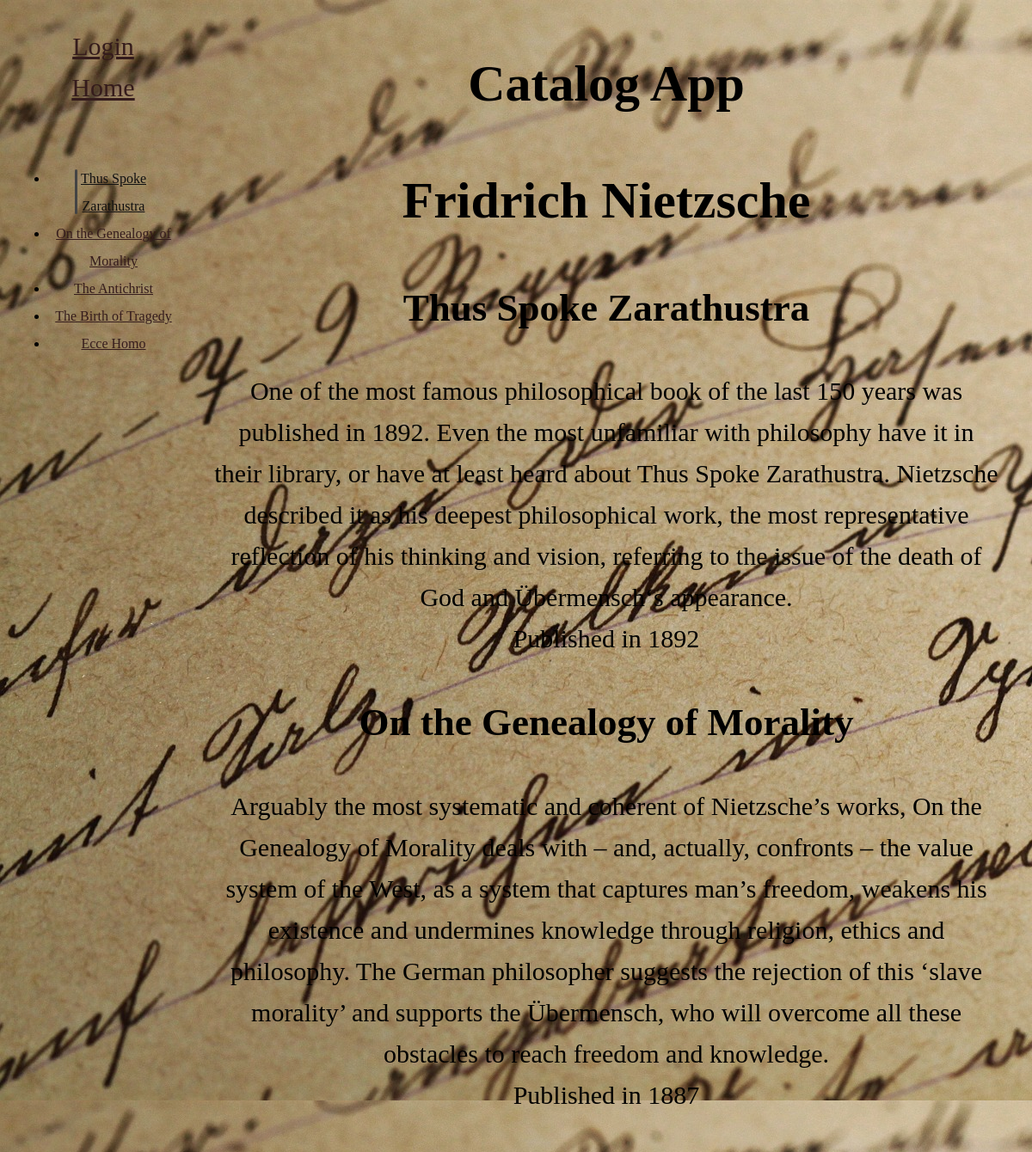
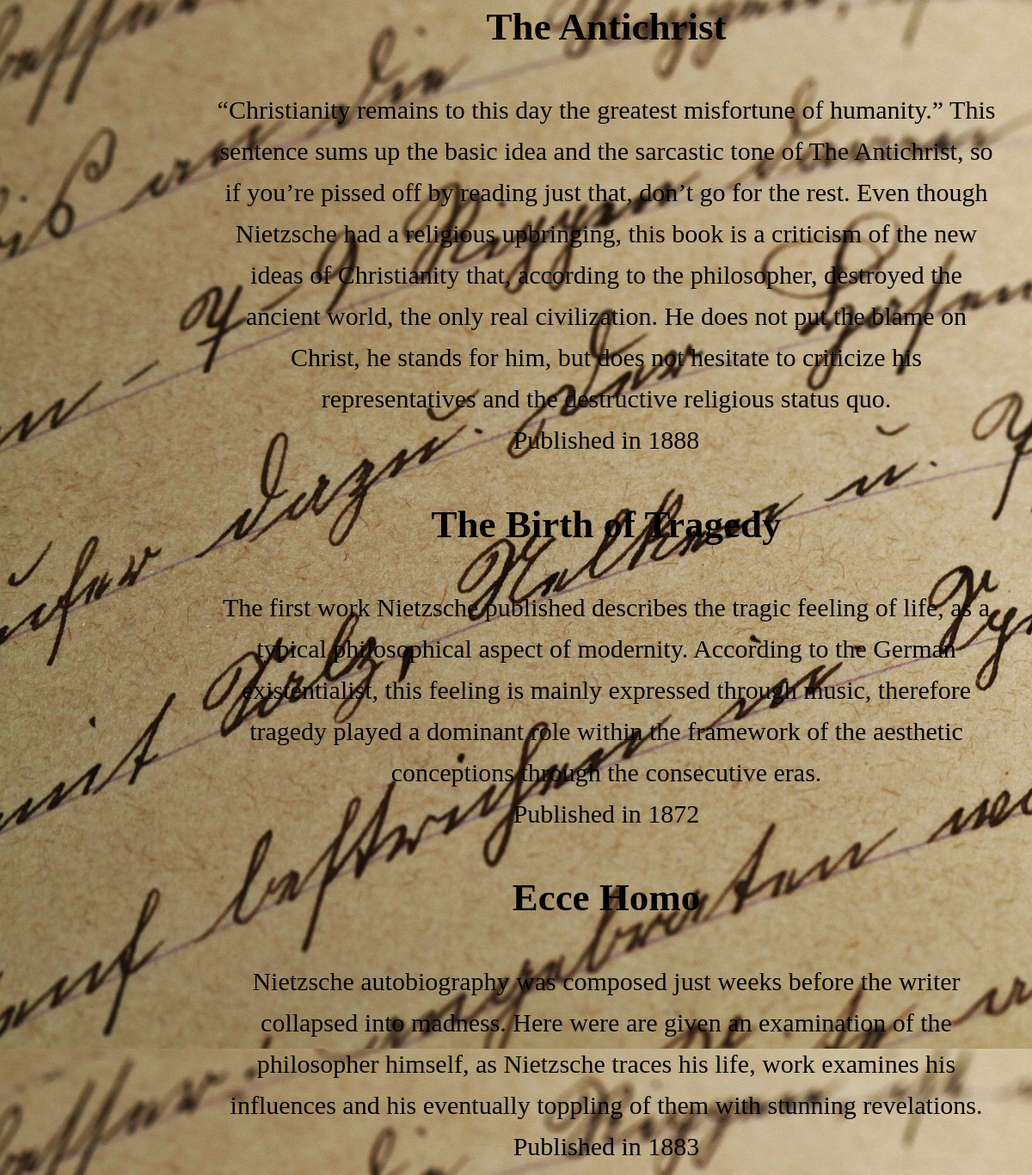
The app's page /catalog/Fridrich Nietzsche/item/ with its own data (2 pictures, top to bottom).
### setupDatabase.py (models this page shows, shortened)
class Catalog(Base):
    __tablename__ = 'catalog'
    id = Column(Integer, primary_key=True)
    catalogname = Column(String(250), nullable=False)
    user_id = Column(Integer, ForeignKey('user.id'))
    user = relationship(User)
    description = Column(String(500))
    item = relationship('Item', cascade='all, delete-orphan')

class Item(Base):
    __tablename__ = 'item'
    itemname = Column(String(80), nullable=False)
    id = Column(Integer, primary_key=True)
    description = Column(String(500))
    year = Column(String(8))
    catalogname = Column(String(80), ForeignKey('catalog.catalogname'))
    catalog = relationship(Catalog)
    user_id = Column(Integer, ForeignKey('user.id'))
    user = relationship(User)

### catalogApp.py (the view)
@app.route('/catalog/<string:catalogname>/item/')
def showItem(catalogname):
    catalog = session.query(Catalog).filter_by(catalogname=catalogname).one()
    item = session.query(Item).filter_by(catalogname=catalog.catalogname)
    return render_template(
        'item.html', item=item, catalog=catalog, catalogname=catalogname)

### templates/item.html (shortened to what this page needs)
{% extends "main.html" %}
{% block content %}
{% include "header.html" %}
<div><h1>{{catalog.catalogname}}</h1></div>
<nav class="toc">
	<ul>
		{% for i in item %}
		<li>
			<a href='#{{i.itemname}}'>{{i.itemname}}</a>
    	</li>
    	{% endfor %}
    </ul>
    <svg class="toc-marker" width="200" height="200" xmlns="http://www.w3.org/2000/svg">
    	<path stroke="#444" stroke-width="3" fill="transparent" stroke-dasharray="0, 0, 0, 1000" stroke-linecap="round" stroke-linejoin="round" transform="translate(-0.5, -0.5)" />
  </svg>
</nav>
<article class="content">
	{% for i in item %}
	<div id = '{{i.itemname}}'><h2>{{i.itemname}}</h2></div>
	<div>{{i.description}}</div>
	<div>Published in {{i.year}}</div>
	{% endfor %}
</div>
{% endblock %}

### templates/main.html (shortened to what this page needs)
<!DOCTYPE html>
<html lang="en">
<head>
	<link rel=stylesheet type=text/css href="{{ url_for('static', filename='css/styles.css') }}">
</head>
<body>
	<div class="container">
		{% block content %}
		{% endblock %}
</body>
</html>

### templates/header.html
<div class="appName">
	<h1>Catalog App</h1>
</div>
<div class="button loginout">
	<div>
	{%if 'username' not in session %}
	<a href="{{url_for('showLogin')}}">Login </a>
	{% else %}
	<a href="{{url_for('gdisconnect')}}">Logout </a>
	{% endif %}
</div>
<div>
	<a href="{{url_for('showCatalog')}}">Home</a>
</div>
</div>

### static/css/styles.css (style rules this page uses)
* { box-sizing: border-box; }
body { padding: 1px 1em 1px 8em; font-size: 30px; line-height: 1.6; color: black; text-align: center; background-image: url("/static/img/texture-1362879_1920.jpg"); }
.loginout { position: fixed; left: 0; top: 0; padding: 1em; width: 8em; }
a { color: #351c1c; }

### records on screen
Catalog: catalogname "Fridrich Nietzsche"
Item: itemname "Thus Spoke Zarathustra", description "One of the most famous philosophical book of the last 150 years was published in 1892. Even the most unfamiliar with philosophy have it in their library, or have at least heard about Thus Spoke Zarathustra. Nietzsche described it as his deepest philosophical work, the most representative reflection of his thinking and vision, referring to the issue of the death of God and Übermensch‘s appearance.", year "1892"
Item: itemname "On the Genealogy of Morality", description "Arguably the most systematic and coherent of Nietzsche’s works, On the Genealogy of Morality deals with – and, actually, confronts – the value system of the West, as a system that captures man’s freedom, weakens his existence and undermines knowledge through religion, ethics and philosophy. The German philosopher suggests the rejection of this ‘slave morality’ and supports the Übermensch, who will overcome all these obstacles to reach freedom and knowledge.", year "1887"
Item: itemname "The Antichrist", description "“Christianity remains to this day the greatest misfortune of humanity.” This sentence sums up the basic idea and the sarcastic tone of The Antichrist, so if you’re pissed off by reading just that, don’t go for the rest. Even though Nietzsche had a religious upbringing, this book is a criticism of the new ideas of Christianity that, according to the philosopher, destroyed the ancient world, the only real civilization. He does not put the blame on Christ, he stands for him, but does not hesitate to criticize his representatives and the destructive religious status quo.", year "1888"
Item: itemname "The Birth of Tragedy", description "The first work Nietzsche published describes the tragic feeling of life, as a typical philosophical aspect of modernity. According to the German existentialist, this feeling is mainly expressed through music, therefore tragedy played a dominant role within the framework of the aesthetic conceptions through the consecutive eras.", year "1872"
Item: itemname "Ecce Homo", description "Nietzsche autobiography was composed just weeks before the writer collapsed into madness. Here were are given an examination of the philosopher himself, as Nietzsche traces his life, work examines his influences and his eventually toppling of them with stunning revelations.", year "1883"
